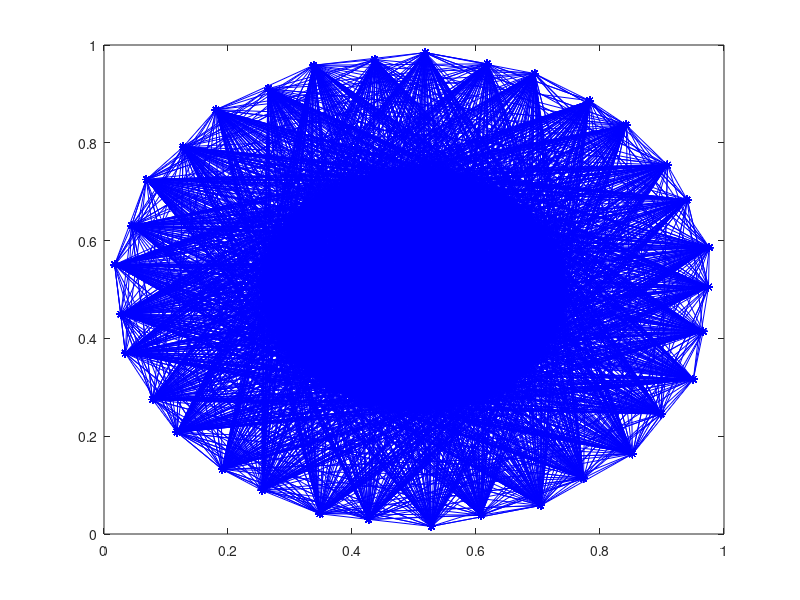

MATLAB code to generate this figure:
% script that enables network visualization based on an adjacency matrix
n=110;
A=randi(2,n,n)-ones(n,n);

for i=1:n
A(i,i)=0;
end

% 1. get marginals
u=sum(A);
v=sum(A');
      
% 2. get position indices
      [s,s1]=sort(u,'descend');
      for i=1:length(u)
      ord(s1(i))=i;
      end

% 3. get quantiles
  q=quantile(u',[0.25 0.75]);
             
% 4. Create sets to be aglomerated in the "rings"
  
  % largest element to be put at the center of the plot
             for i=1:length(u)
  if (ord(i)==1)
             LE=i;
             break;
             end
             end
             
   % first quartile
             firstq=0;
             for i=1:length(u)
             if (u(i)<=q(1))
             firstq=[firstq i];
             end
             end
             firstq=firstq(2:end);
   
             % last quartile
             lastq=0;
             for i=1:length(u)
             if (u(i)>q(1) && u(i)<u(LE))
             lastq=[lastq i];
             end
             end
             lastq=lastq(2:end);


%5. Define coordinates
             r=0.24;
             XY(LE,:)=[0.5 0.5];
             
             for i=1:length(lastq)
             XY(lastq(i),:)=[0.5+r*cos((i-1)*(2*pi)/length(lastq))+(-1)^(i)*0.005 0.5+r*sin((i-1)*(2*pi)/length(lastq))+(-1)^(i+1)*0.005];
end

             for i=1:length(firstq)
             XY(firstq(i),:)=[0.5+2*r*cos((i-1)*(2*pi)/length(firstq))+(-1)^(i)*0.005 0.5+2*r*sin((i-1)*(2*pi)/length(firstq))+(-1)^(i+1)*0.005];
             end

             Alowtri=A;
             
             for i=1:n
             for j=1:n
                if (j>i)
             Alowtri(i,j)=0;
end
end
end
             Alowtri;
             
             gplot(A,XY,'b-*')
axis([0 1 0 1])